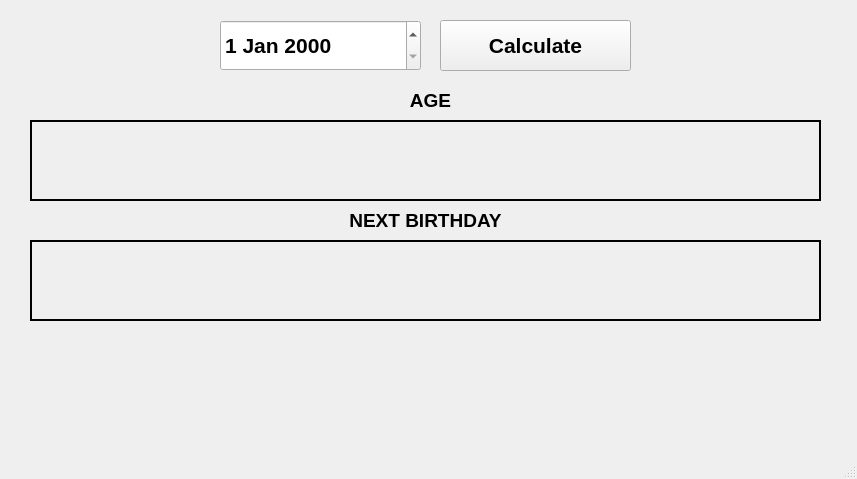
<?xml version="1.0" encoding="UTF-8"?>
<ui version="4.0">
 <class>MainWindow</class>
 <widget class="QMainWindow" name="MainWindow">
  <property name="geometry">
   <rect>
    <x>0</x>
    <y>0</y>
    <width>857</width>
    <height>479</height>
   </rect>
  </property>
  <property name="windowTitle">
   <string>MainWindow</string>
  </property>
  <widget class="QWidget" name="centralwidget">
   <widget class="QPushButton" name="calculer">
    <property name="geometry">
     <rect>
      <x>440</x>
      <y>20</y>
      <width>191</width>
      <height>51</height>
     </rect>
    </property>
    <property name="font">
     <font>
      <pointsize>16</pointsize>
      <weight>75</weight>
      <bold>true</bold>
     </font>
    </property>
    <property name="text">
     <string>Calculate</string>
    </property>
   </widget>
   <widget class="QLabel" name="afficher">
    <property name="enabled">
     <bool>true</bool>
    </property>
    <property name="geometry">
     <rect>
      <x>30</x>
      <y>120</y>
      <width>791</width>
      <height>81</height>
     </rect>
    </property>
    <property name="font">
     <font>
      <pointsize>26</pointsize>
      <weight>75</weight>
      <bold>true</bold>
     </font>
    </property>
    <property name="frameShape">
     <enum>QFrame::WinPanel</enum>
    </property>
    <property name="text">
     <string/>
    </property>
    <property name="alignment">
     <set>Qt::AlignCenter</set>
    </property>
   </widget>
   <widget class="QLabel" name="afficher2">
    <property name="enabled">
     <bool>true</bool>
    </property>
    <property name="geometry">
     <rect>
      <x>30</x>
      <y>240</y>
      <width>791</width>
      <height>81</height>
     </rect>
    </property>
    <property name="font">
     <font>
      <pointsize>26</pointsize>
      <weight>50</weight>
      <bold>false</bold>
     </font>
    </property>
    <property name="frameShape">
     <enum>QFrame::WinPanel</enum>
    </property>
    <property name="text">
     <string/>
    </property>
    <property name="alignment">
     <set>Qt::AlignCenter</set>
    </property>
   </widget>
   <widget class="QLabel" name="mm_2">
    <property name="geometry">
     <rect>
      <x>40</x>
      <y>90</y>
      <width>781</width>
      <height>20</height>
     </rect>
    </property>
    <property name="font">
     <font>
      <pointsize>14</pointsize>
      <weight>75</weight>
      <bold>true</bold>
     </font>
    </property>
    <property name="layoutDirection">
     <enum>Qt::RightToLeft</enum>
    </property>
    <property name="text">
     <string>AGE</string>
    </property>
    <property name="textFormat">
     <enum>Qt::AutoText</enum>
    </property>
    <property name="alignment">
     <set>Qt::AlignCenter</set>
    </property>
   </widget>
   <widget class="QLabel" name="mm_3">
    <property name="geometry">
     <rect>
      <x>30</x>
      <y>210</y>
      <width>791</width>
      <height>20</height>
     </rect>
    </property>
    <property name="font">
     <font>
      <pointsize>14</pointsize>
      <weight>75</weight>
      <bold>true</bold>
     </font>
    </property>
    <property name="layoutDirection">
     <enum>Qt::RightToLeft</enum>
    </property>
    <property name="text">
     <string>NEXT BIRTHDAY</string>
    </property>
    <property name="textFormat">
     <enum>Qt::AutoText</enum>
    </property>
    <property name="alignment">
     <set>Qt::AlignCenter</set>
    </property>
   </widget>
   <widget class="QDateEdit" name="datebd">
    <property name="geometry">
     <rect>
      <x>220</x>
      <y>20</y>
      <width>201</width>
      <height>51</height>
     </rect>
    </property>
    <property name="font">
     <font>
      <pointsize>16</pointsize>
      <weight>75</weight>
      <bold>true</bold>
     </font>
    </property>
   </widget>
  </widget>
  <widget class="QMenuBar" name="menubar">
   <property name="geometry">
    <rect>
     <x>0</x>
     <y>0</y>
     <width>857</width>
     <height>21</height>
    </rect>
   </property>
  </widget>
  <widget class="QStatusBar" name="statusbar"/>
 </widget>
 <resources/>
 <connections/>
</ui>
